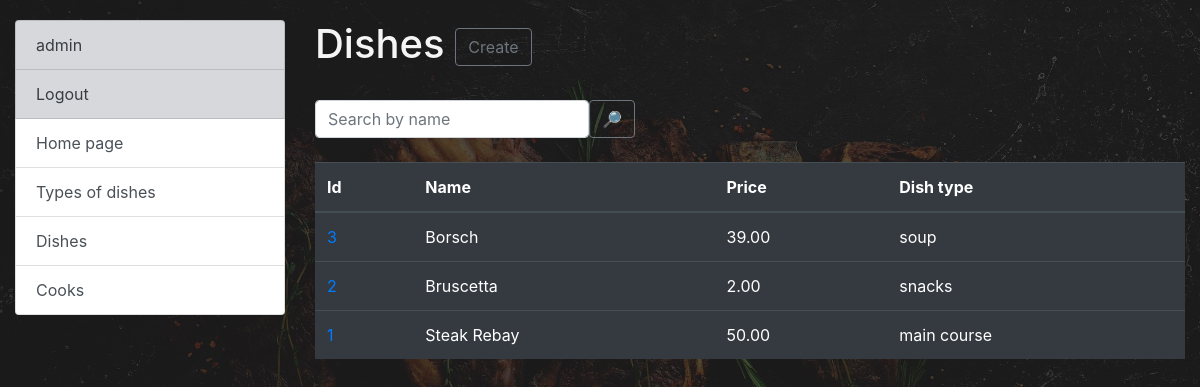
The app's page /dish/ (signed in) with its own data.
### kitchen/models.py (models this page shows, shortened)
class Cook(AbstractUser):
    years_of_experience = models.IntegerField(null=True, blank=True)
    class Meta:
        ordering = ["first_name"]

class Dish(models.Model):
    name = models.CharField(max_length=50)
    description = models.TextField()
    price = models.DecimalField(max_digits=10, decimal_places=2)
    dish_type = models.ForeignKey(DishType, on_delete=models.CASCADE)
    cooks = models.ManyToManyField(Cook, related_name="dishes")
    class Meta:
        ordering = ["name"]
        verbose_name = "dish"
        verbose_name_plural = "dishes"

class DishType(models.Model):
    name = models.CharField(max_length=50, unique=True)
    class Meta:
        ordering = ["name"]

### kitchen/views.py (the view)
# urls.py: path("dish/", DishListView.as_view(), name="dish-list"),
class DishListView(LoginRequiredMixin, generic.ListView):
    model = Dish
    paginate_by = 5
    queryset = Dish.objects.select_related("dish_type")
    def get_context_data(self, *, object_list=None, **kwargs):
        context = super(DishListView, self).get_context_data(**kwargs)
        name = self.request.GET.get("name", "")
        context["search_form"] = DishSearchForm(initial={"name": name})
        return context
    def get_queryset(self):
        form = DishSearchForm(self.request.GET)
        if form.is_valid():
            return self.queryset.filter(name__icontains=form.cleaned_data["name"])
        return self.queryset

### kitchen/form.py
class DishSearchForm(forms.Form):
    name = forms.CharField(
        max_length=255,
        required=False,
        label="",
        widget=forms.TextInput(attrs={"placeholder": "Search by name"}),
    )

### templates/kitchen/dish_list.html
{% extends "base.html" %}
{% load crispy_forms_filters %}
{% block content %}
  <h1>
    Dishes <a href="{% url 'kitchen:dish-create' %}" class="btn btn-outline-secondary" >Create</a>
  </h1>
  <br>
  <form action="" method="get" class="form-inline">
    {{ search_form|crispy }}
    <input type="submit" class="btn btn-outline-secondary" value="🔎">
  </form>
  <br>
  <table class="table table table-dark">
    <thead>
    <tr>
      <th scope="col">Id</th>
      <th scope="col">Name</th>
      <th scope="col">Price</th>
      <th scope="col">Dish type</th>
    </tr>
    </thead>
    <tbody>
    {% if dish_list %}
      {% for dish in dish_list %}
        <tr>
          <td><a href="{% url 'kitchen:dish-detail' pk=dish.id %}">{{ dish.id }}</a></td>
          <td>{{ dish.name }}</td>
          <td>{{ dish.price }}</td>
          <td>{{ dish.dish_type.name }}</td>
        </tr>
      {% endfor %}
    {% else %}
      <th>There are no dishes</th>
    {% endif %}
    </tbody>
  </table>
{% endblock %}

### templates/includes/sidebar.html
<ul class="sidebar-nav list-group">
  {% if user.is_authenticated %}
     <a class="list-group-item list-group-item-action list-group-item-secondary" href="{% url "kitchen:cook-detail" pk=user.id %}">{{ user.username }} </a>
     <a class="list-group-item list-group-item-action list-group-item-secondary" href="{% url "logout" %}">Logout</a>
  {% else %}
  <a class="list-group-item list-group-item-action list-group-item-secondary" href="{% url "login" %}">Login</a>
  {% endif %}
  <a class="list-group-item list-group-item-action" href="{% url 'kitchen:index' %}">Home page</a>
  <a class="list-group-item list-group-item-action" href="{% url 'kitchen:dish-type-list' %}">Types of dishes</a>
  <a class="list-group-item list-group-item-action" href="{% url 'kitchen:dish-list' %}">Dishes</a>
  <a class="list-group-item list-group-item-action" href="{% url 'kitchen:cook-list' %}">Cooks</a>
</ul>

### static/css/styles.css (style rules this page uses)
body { margin-top: 20px; background-image: url('/static/steak.jpeg'); background-size: cover; color: whitesmoke; }

### records on screen
Cook: username "admin"
Dish: id "3", name "Borsch", price "39.00", dish_type.name "soup"
Dish: id "2", name "Bruscetta", price "2.00", dish_type.name "snacks"
Dish: id "1", name "Steak Rebay", price "50.00", dish_type.name "main course"
